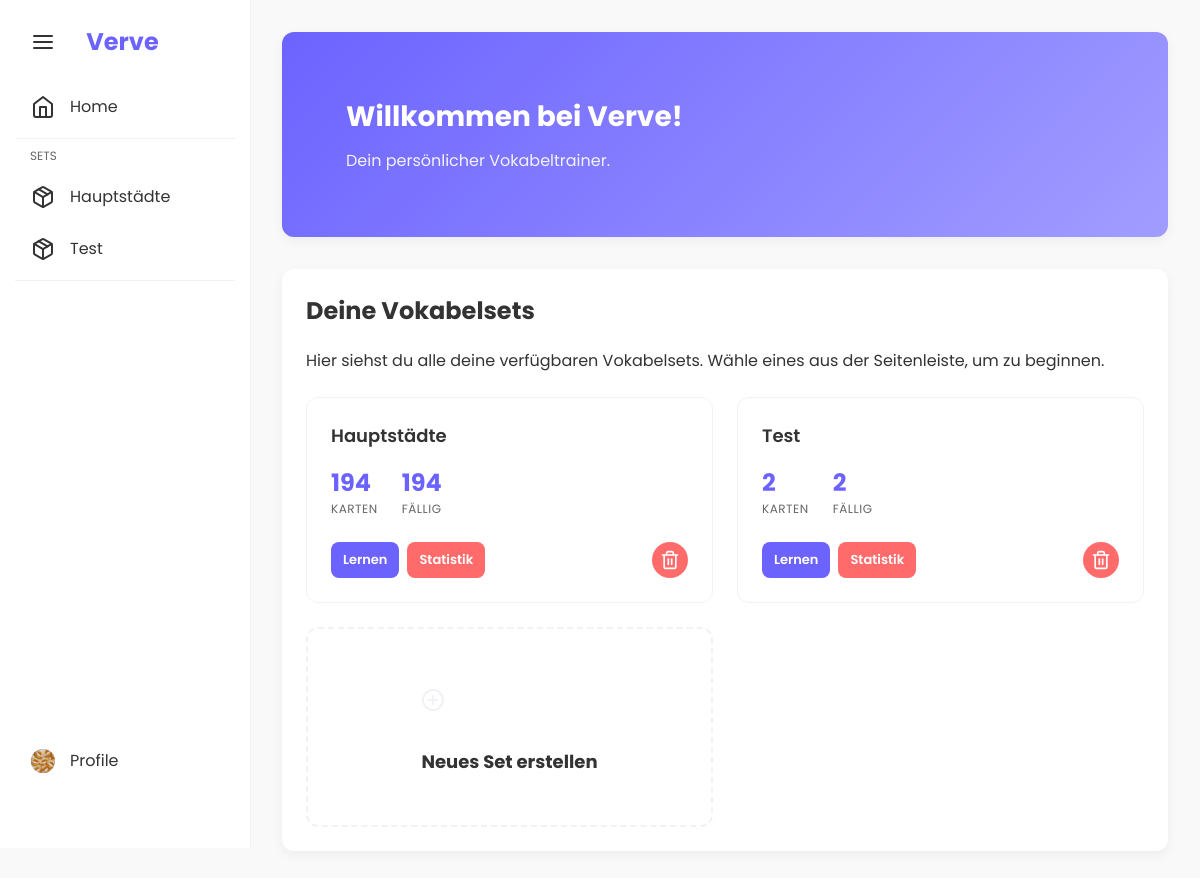
Page / (signed in) on the earlier database version.
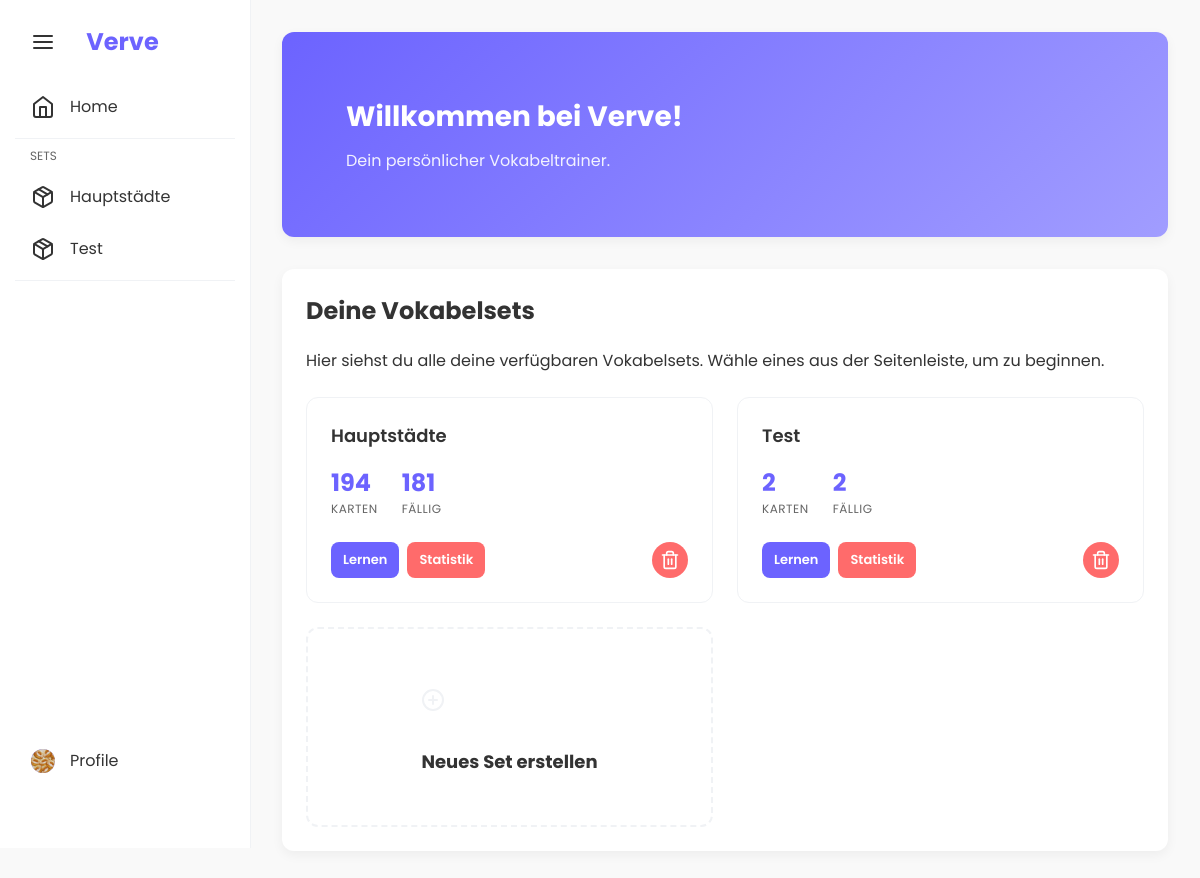
Same page on the later database version.
### app/models/vocab_set.py (models this page shows, shortened)
class VocabSet(db.Model):
    __tablename__ = 'vocab_sets'
    id = db.Column(db.Integer, primary_key=True)
    name = db.Column(db.String(100), nullable=False)
    user_id = db.Column(db.Integer, db.ForeignKey('users.id'), nullable=True)  # None for shared sets
    is_shared = db.Column(db.Boolean, nullable=False, default=False)
    created_at = db.Column(db.DateTime, nullable=False, default=datetime.now)
    updated_at = db.Column(db.DateTime, nullable=False, default=datetime.now, onupdate=datetime.now)
    cards = db.relationship('Card', backref='vocab_set', lazy=True, cascade='all, delete-orphan')
    def get_due_cards(self) -> List['Card']:
        from app.models.card import Card
        return [card for card in self.cards if card.is_due()]
    def get_statistics(self) -> dict:
        level_counts = {}
        for card in self.cards:
            level = card.level
            level_counts[level] = level_counts.get(level, 0) + 1
        return {
            'total_cards': len(self.cards),
            'level_counts': level_counts,
            'due_cards': len(self.get_due_cards())
        }

### app/models/user.py (models this page shows, shortened)
class User(UserMixin, db.Model):
    __tablename__ = 'users'
    id = db.Column(db.Integer, primary_key=True)
    username = db.Column(db.String(50), unique=True, nullable=False, index=True)
    email = db.Column(db.String(120), unique=True, nullable=False, index=True)
    password_hash = db.Column(db.String(128), nullable=False)
    created_at = db.Column(db.DateTime, nullable=False, default=datetime.now)
    avatar_file = db.Column(db.String(120), nullable=True)
    vocab_sets = db.relationship('VocabSet', backref='user', lazy=True,
                                foreign_keys='VocabSet.user_id')

### app/routes/main.py (the view)
@main_bp.route("/")
def index():
    if not current_user.is_authenticated:
        return redirect(url_for('auth.login'))
    sets = VocabService.get_all_set_names(current_user.id)
    sidebar_collapsed = request.cookies.get('sidebar_collapsed', 'false') == 'true'
    return render_template(
        "index.html",
        sets=sets,
        sidebar_collapsed=sidebar_collapsed,
        current_user=current_user
    )

### app/__init__.py (called while the page is built)
def setup_login_manager(app: Flask) -> None:
    from flask_login import LoginManager
    from app.models import User
    login_manager = LoginManager()
    login_manager.init_app(app)
    login_manager.login_view = 'auth.login'
    login_manager.login_message = 'Bitte melden Sie sich an, um auf diese Seite zuzugreifen.'
    @login_manager.user_loader
    def load_user(user_id):
        return User.query.get(int(user_id))

### app/models/card.py (called while the page is built)
    def is_due(self) -> bool:
        return self.next_review <= datetime.now()

### app/services/vocab_service.py (called while the page is built)
    @staticmethod
    def get_all_set_names(user_id: int) -> List[Dict]:
        vocab_sets = VocabSet.query.filter(VocabSet.user_id == user_id).all()
        result = []
        for vs in vocab_sets:
            level_counts = vs.get_statistics()['level_counts']
            max_level = max(level_counts.items(), key=lambda x: x[1])[0] if level_counts else 1
            result.append({
                'id': vs.id,
                'name': vs.name,
                'is_shared': vs.is_shared,
                'card_count': len(vs.cards),
                'due_count': len(vs.get_due_cards()),
                'level_counts': level_counts,
                'max_level': max_level
            })
        return result

### templates/index.html (shortened to what this page needs)
{% extends "base.html" %}
{% block content %}
<div class="container">
    <div class="welcome-card">
        <h1>Willkommen bei Verve!</h1>
        <p>Dein persönlicher Vokabeltrainer.</p>
    </div>
    <div class="card">
        <h2>Deine Vokabelsets</h2>
        <p>Hier siehst du alle deine verfügbaren Vokabelsets. Wähle eines aus der Seitenleiste, um zu beginnen.</p>
        {% if not sets %}
        <div class="empty-state">
            <p>Du hast noch keine Vokabelsets.</p>
            <button class="btn btn-primary" onclick="openCreateSetModal()">
                <i data-feather="plus"></i>
                Neues Set erstellen
            </button>
        </div>
        {% else %}
        <div class="sets-grid">
            {% for set in sets %}
            <div class="set-card" onclick="window.location.href='{{ url_for('main.set_overview', set_id=set.id) }}'">
                <div class="set-card-header">
                    <h3>{{ set.name.replace('_', ' ') | title }}</h3>
                </div>
                <div class="set-card-stats">
                    <div class="stat">
                        <span class="stat-value">{{ set.card_count }}</span>
                        <span class="stat-label">Karten</span>
                    </div>
                    <div class="stat">
                        <span class="stat-value">{{ set.due_count }}</span>
                        <span class="stat-label">Fällig</span>
                    </div>
                </div>
                <div class="set-card-actions">
                    <a href="{{ url_for('main.learn_set', set_id=set.id) }}" class="btn btn-sm btn-primary">Lernen</a>
                    <a href="{{ url_for('main.stats', set_id=set.id) }}" class="btn btn-info btn-sm"
                        style="background-color: var(--level-{{ set.max_level }}); color: white;">Statistik</a>
                    <button class="btn btn-sm btn-danger btn-icon" style="margin-left: auto;"
                        onclick="event.stopPropagation(); deleteVocabSet({{ set.id }}, '{{ set.name }}')">
                        <i data-feather="trash-2"></i>
                    </button>
                </div>
            </div>
            {% endfor %}
            <div class="set-card create-new-card" onclick="openCreateSetModal()">
                <div class="create-new-content">
                    <div class="create-icon">
                        <i data-feather="plus-circle"></i>
                    </div>
                    <h3>Neues Set erstellen</h3>
                </div>
            </div>
        </div>
        {% endif %}
    </div>
</div>
{% endblock %}

### templates/base.html (shortened to what this page needs)
<!DOCTYPE html>
<html lang="de">
<head>
    <link rel="stylesheet" href="{{ url_for('static', filename='css/style.css') }}">
</head>
<body>
    <div class="sidebar {% if sidebar_collapsed %}collapsed{% endif %}">
        <div class="sidebar-header">
            <button class="sidebar-toggle"><i data-feather="menu"></i></button>
            <span class="sidebar-brand">Verve</span>
        </div>
        <ul class="sidebar-nav">
            <li><a href="{{ url_for('main.index') }}"><i data-feather="home"></i><span>Home</span></a></li>
            <li class="sidebar-separator"></li>
            <li class="sidebar-nav-header"><span>Sets</span></li>
            {% for set in sets %}
            <li>
                <a href="{{ url_for('main.set_overview', set_id=set.id) }}">
                    <i data-feather="package"></i>
                    <span>
                        {{ set.name.replace('_', ' ') | title }}
                    </span>
                </a>
            </li>
            {% endfor %}
            <li class="sidebar-separator"></li>
        </ul>
        {% if current_user.is_authenticated %}
        <div class="sidebar-profile-bottom">
            <a href="{{ url_for('auth.profile') }}" class="profile-link-bottom">
                <div class="sidebar-avatar">
                    {% if current_user.avatar_file %}
                    <img src="{{ url_for('static', filename=current_user.avatar_file) }}" alt="Avatar"
                        style="width: 100%; height: 100%; object-fit: cover; border-radius: 50%;">
                    {% else %}
                    {{ current_user.username[0].upper() }}
                    {% endif %}
                </div>
                <span>Profile</span>
            </a>
        </div>
        {% endif %}
    </div>
    <div class="main-content {% if sidebar_collapsed %}collapsed{% endif %}">
        {% block content %}{% endblock %}
    </div>
</body>
</html>

Differences in the rows shown:
changed VocabSet "Hauptstädte": due_count "194" → "181"
